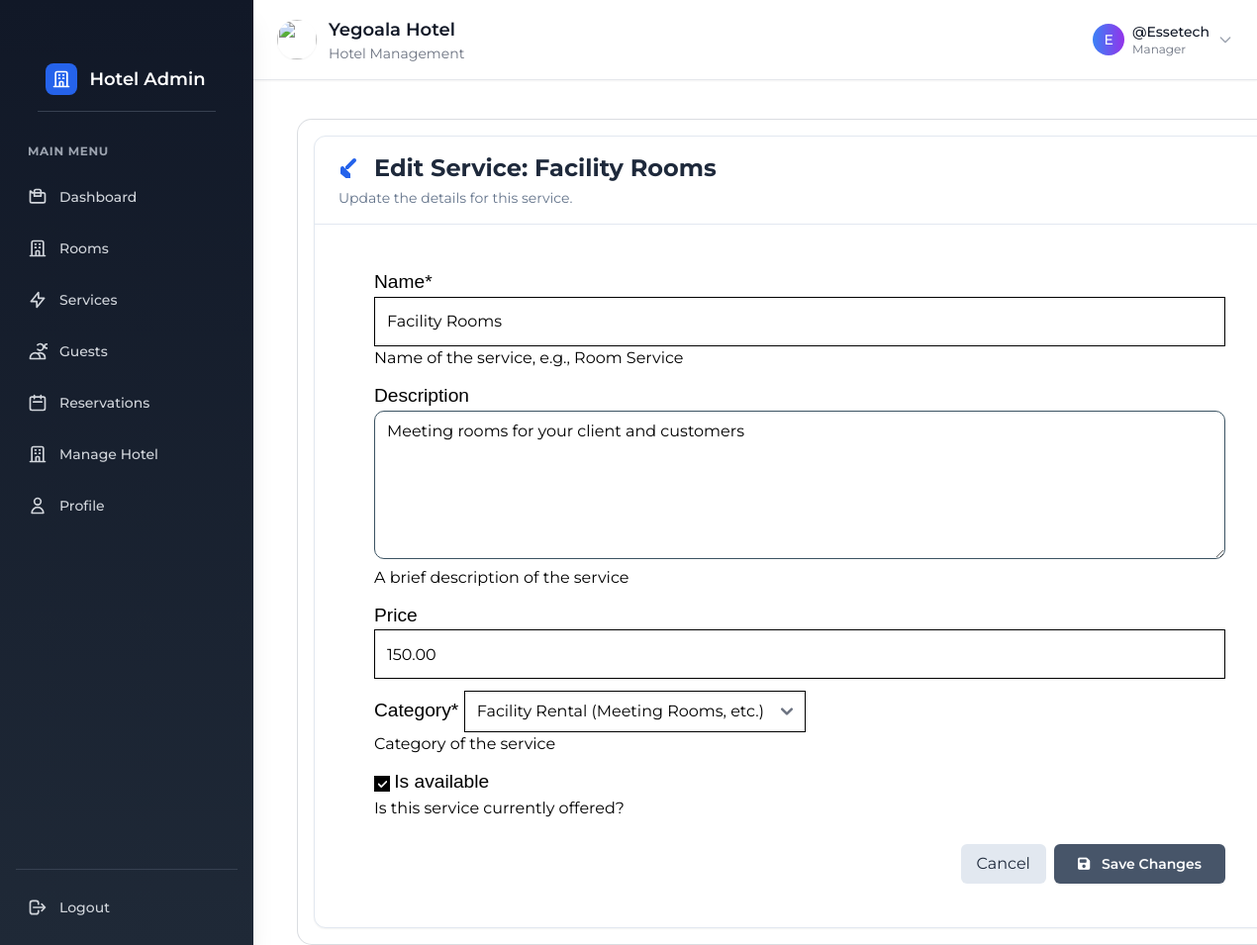
Page /edit_service/3/ (signed in) on the committed database.
### core/models.py (models this page shows, shortened)
class CustomUser(AbstractUser):
    USER_TYPE_CHOICES = (
        ('admin', 'Admin'),
        ('manager', 'Hotel Manager'),
        ('Guest', 'Guest'),
        ('staff', 'Staff'),
    )
    user_type = models.CharField(max_length=20, choices=USER_TYPE_CHOICES, default='Guest')
    is_verified = models.BooleanField(default=False)
    created_at = models.DateTimeField(auto_now_add=True)
    class Meta:
        verbose_name = 'User'
        verbose_name_plural = 'Users'
        ordering = ('username',)
        indexes = [
            models.Index(fields=['-created_at']),
        ]

class Manager(models.Model):
    user=models.OneToOneField(CustomUser,on_delete=models.CASCADE,related_name='manager')
    phone = models.CharField(max_length=13, unique=True)
    hotel_post=models.ForeignKey(Hotel,on_delete=models.SET_NULL, null=True,blank=True)
    created_at = models.DateTimeField(auto_now_add=True, null=True)
    updated_at = models.DateTimeField(auto_now=True, null=True)

class Hotel(models.Model):
    name = models.CharField(max_length=200)
    phone_number = models.CharField(max_length=20, unique=True, null=True)
    email = models.EmailField(blank=True, null=True)
    location = models.CharField(max_length=100, null=True)
    description = models.TextField(blank=True, null=True)
    amenities = models.ManyToManyField('Amenity', blank=True, related_name='hotels')
    services = models.ManyToManyField('Service', related_name='hotels_services', blank=True) # New Service ManyToMany
    region=models.CharField(choices=RegionChoices, max_length=2, null=True)
    logo = CloudinaryField(folder='logos/', null=True, blank=True)
    hotel_image = CloudinaryField(folder='hotel_images/', null=True, blank=True,verbose_name=_("Hotel Image"))
    created_at = models.DateTimeField(auto_now_add=True,null=True)
    class Meta:
        verbose_name = _("Hotel")
        verbose_name_plural = _("Hotels")
        ordering = ('name',)
        indexes = [
            models.Index(fields=['name']),
            models.Index(fields=['region']),
            models.Index(fields=['-created_at']),
            ]

class Service(models.Model):
    hotel = models.ManyToManyField('Hotel', related_name='services_hotels', help_text=_("Hotels that offer this service")) # Assuming Hotel model is in 'core' app
    name = models.CharField(max_length=100, help_text=_("Name of the service, e.g., Room Service"),null=True)
    description = models.TextField(blank=True, help_text=_("A brief description of the service"),null=True)
    category = models.CharField(max_length=2,choices=ServiceCategory.choices,default=ServiceCategory.OTHER,help_text=_("Category of the service"))
    is_available = models.BooleanField(default=True, help_text=_("Is this service currently offered?"))
    price = models.DecimalField(max_digits=10,decimal_places=2,validators=[MinValueValidator(0)],blank=True,null=True,verbose_name=_("Price"))
    created_at = models.DateTimeField(auto_now_add=True)
    updated_at = models.DateTimeField(auto_now=True)
    class Meta:
        verbose_name = _("Service")
        verbose_name_plural = _("Services")
        ordering = ['category', 'name'] # Order services by category and then name

### account/views.py (the view)
# urls.py: path('edit_service/<int:pk>/', views.edit_service, name='edit-service'),
@login_required
def edit_service(request, pk):
    hotel = get_manager_hotel(request.user)
    if not hotel:
        messages.error(request, "You are not registered as a hotel manager or your hotel is not found.")
        return redirect('home')
    service = get_object_or_404(Service, pk=pk)
    if request.method == 'POST':
        form = ServiceForm(request.POST, instance=service)
        if form.is_valid():
            form.save()
            messages.success(request, f"Service '{service.name}' updated successfully for {hotel.name}!")
            return redirect('services') # Redirect to the service list
    else: # GET request
        form = ServiceForm(instance=service)
    context = {
        'hotel': hotel,
        'form': form,
        'service': service,
        'title': f"Edit Service: {service.name}"
    }
    return render(request, 'dashboard/edit-service.html', context)

### account/forms.py
class ServiceForm(forms.ModelForm):
    class Meta:
        model = Service
        fields = ['name', 'description', 'price', 'category', 'is_available']
        widgets = {
            'description': forms.Textarea(attrs={'class': 'form-control'}),
        }

### account/context_processors.py (called while the page is built)
def hotel_info(request):
    context = {}
    if request.user.is_authenticated:
        try:
            manager = getattr(request.user, 'manager', None)
            if manager:
                context['hotel'] = manager.hotel_post
        except Manager.DoesNotExist:
            pass
    return context

### account/views.py (called while the page is built)
def get_manager_hotel(user):
    try:
        return user.manager.hotel_post
    except Manager.DoesNotExist:
        return None
    except AttributeError:
        return None

### account/templates/dashboard/edit-service.html (shortened to what this page needs)
{% extends "partials/layout.html" %}
{% load static %}
{% load tailwind_filters %}
{% load crispy_forms_tags %}
{% block main-content %}
    {% include "dashboard/partials/nav.html" %}
    <section class="mr-[0.3rem] ml-[0.3rem] md:ml-[300px] transition-all duration-300 bg-white border border-slate-600 border-opacity-20 rounded-[15px] p-4 mt-[120px]">
        <div class="bg-white border border-slate-200 rounded-xl shadow-sm overflow-hidden">
            <div class="px-6 py-4 border-b border-slate-200">
                <h2 class="text-2xl font-bold text-slate-800 flex items-center gap-3">
                     <svg xmlns="http://www.w3.org/2000/svg" class="h-6 w-6 text-blue-600" viewBox="0 0 24 24" fill="currentColor">
                        <path d="M17.414 2.586a2 2 0 00-2.828 0L7 10.172V13h2.828l7.586-7.586a2 2 0 000-2.828zM2 12a2 2 0 012-2h.586L12 17.414V22h-4.586L2 17.414V12z"/>
                    </svg>
                    Edit Service: {{ service.name }}
                </h2>
                <p class="text-sm text-slate-500 mt-1">Update the details for this service.</p>
            </div>
            <div class="p-6">
                 <form method="post" class="bg-white">
                    {{ form|crispy }}
                    <div class="flex justify-end gap-2 mt-6">
                        <a href="{% url 'services' %}" class="px-4 py-2 bg-slate-200 text-slate-800 rounded-md hover:bg-slate-300 transition">
                            Cancel
                        </a>
                        <button type="submit" class="px-6 py-2 text-sm font-semibold text-white bg-slate-600 rounded-md shadow-sm hover:bg-slate-700 focus:outline-none focus:ring-2 focus:ring-offset-2 focus:ring-blue-500 transition duration-150 ease-in-out">
                            <i class="fa-solid fa-save mr-2"></i> Save Changes
                        </button>
                    </div>
                </form>
            </div>
        </div>
    </section>
{% endblock %}

### account/templates/dashboard/partials/nav.html (shortened to what this page needs)
{% load static %}
<nav class="flex w-full">
    <section id="dashboard_SideBar" class="dashboard_SideBar fixed flex flex-col h-full bg-gradient-to-b from-gray-900 to-gray-800 left-0 p-4 top-0 mt-0 transition-all duration-300 z-50 w-64 shadow-xl">
        <div class="nav-items space-y-6 h-full flex flex-col">
            <div class="flex-1 overflow-y-auto">
                <section class="flex justify-between items-center mb-8 py-4 px-2 cursor-pointer border-b border-gray-700">
                    <a href="{% url 'home' %}" class="no-underline flex gap-3 items-center text-white hover:text-blue-300 transition-colors duration-200">
                        <div class="w-8 h-8 bg-blue-600 rounded-lg flex items-center justify-center">
                            <svg class="w-5 h-5 text-white" fill="none" stroke="currentColor" viewBox="0 0 24 24">
                                <path stroke-linecap="round" stroke-linejoin="round" stroke-width="2" d="M19 21V5a2 2 0 00-2-2H7a2 2 0 00-2 2v16m14 0h2m-2 0h-5m-9 0H3m2 0h5M9 7h1m-1 4h1m4-4h1m-1 4h1m-5 10v-5a1 1 0 011-1h2a1 1 0 011 1v5m-4 0h4"></path>
                            </svg>
                        </div>
                        <span class="font-semibold text-lg">Hotel Admin</span>
                    </a>
                </section>
                <h5 class="text-gray-400 uppercase text-xs font-bold px-3 mb-4 tracking-wider">MAIN MENU</h5>
                <div class="space-y-2">
                    <a href="{% url 'dashboard' %}" class="nav-link group flex items-center px-3 py-3 text-gray-300 text-sm font-medium rounded-lg hover:bg-gray-700 hover:text-white transition-all duration-200" data-url="dashboard">
                        <span>Dashboard</span>
                    </a>
                    <a href="{% url 'add-room' %}" class="nav-link group flex items-center px-3 py-3 text-gray-300 text-sm font-medium rounded-lg hover:bg-gray-700 hover:text-white transition-all duration-200">
                        <span>Rooms</span>
                    </a>
                    <a href="{% url 'services' %}" class="nav-link group flex items-center px-3 py-3 text-gray-300 text-sm font-medium rounded-lg hover:bg-gray-700 hover:text-white transition-all duration-200">
                        <svg class="w-5 h-5 mr-3 group-hover:text-purple-400 transition-colors duration-200" fill="none" stroke="currentColor" viewBox="0 0 24 24">
                            <path stroke-linecap="round" stroke-linejoin="round" stroke-width="2" d="M13 10V3L4 14h7v7l9-11h-7z"></path>
                        </svg>
                        <span>Services</span>
                    </a>
                    <a href="{% url 'guest' %}" class="nav-link group flex items-center px-3 py-3 text-gray-300 text-sm font-medium rounded-lg hover:bg-gray-700 hover:text-white transition-all duration-200" onclick="markAsSeen('guest')">
                        <div class="flex items-center flex-1">
                            <span>Guests</span>
                        </div>
                    </a>
                    <a href="{% url 'reservation' %}" class="nav-link group flex items-center px-3 py-3 text-gray-300 text-sm font-medium rounded-lg hover:bg-gray-700 hover:text-white transition-all duration-200" onclick="markAsSeen('reservation')">
                        <div class="flex items-center flex-1">
                            <svg class="w-5 h-5 mr-3 group-hover:text-pink-400 transition-colors duration-200" fill="none" stroke="currentColor" viewBox="0 0 24 24">
                                <path stroke-linecap="round" stroke-linejoin="round" stroke-width="2" d="M8 7V3m8 4V3m-9 8h10M5 21h14a2 2 0 002-2V7a2 2 0 00-2-2H5a2 2 0 00-2 2v12a2 2 0 002 2z"></path>
                            </svg>
                            <span>Reservations</span>
                        </div>
                    </a>
                    <a href="{% url 'manage-hotel-account' %}" class="nav-link group flex items-center px-3 py-3 text-gray-300 text-sm font-medium rounded-lg hover:bg-gray-700 hover:text-white transition-all duration-200">
                        <span>Manage Hotel</span>
                    </a>
                    <a href="{% url 'manage-account' %}" class="nav-link group flex items-center px-3 py-3 text-gray-300 text-sm font-medium rounded-lg hover:bg-gray-700 hover:text-white transition-all duration-200">
                        <svg class="w-5 h-5 mr-3 group-hover:text-yellow-400 transition-colors duration-200" fill="none" stroke="currentColor" viewBox="0 0 24 24">
                            <path stroke-linecap="round" stroke-linejoin="round" stroke-width="2" d="M16 7a4 4 0 11-8 0 4 4 0 018 0zM12 14a7 7 0 00-7 7h14a7 7 0 00-7-7z"></path>
                        </svg>
                        <span>Profile</span>
                    </a>
                </div>
            </div>
            <div class="pt-4 border-t border-gray-700">
                <a href="{% url 'logout' %}" class="nav-link group flex items-center px-3 py-3 text-gray-300 text-sm font-medium rounded-lg hover:bg-red-600 hover:text-white transition-all duration-200" data-url="logout">
                    <svg class="w-5 h-5 mr-3 group-hover:text-white transition-colors duration-200" fill="none" stroke="currentColor" viewBox="0 0 24 24">
                        <path stroke-linecap="round" stroke-linejoin="round" stroke-width="2" d="M17 16l4-4m0 0l-4-4m4 4H7m6 4v1a3 3 0 01-3 3H6a3 3 0 01-3-3V7a3 3 0 013-3h4a3 3 0 013 3v1"></path>
                    </svg>
                    <span>Logout</span>
                </a>
            </div>
        </div>
    </section>
    <section class="w-full fixed z-40 mt-0 top-0 right-0 left-0">
        <div class="md:ml-64 transition-all duration-300 h-auto">
            <div class="w-full flex justify-between items-center py-4 px-6 bg-white shadow-sm border-b border-gray-200">
                <div class="flex gap-3 items-center">
                    {% if request.user.manager.hotel_post.logo %}
                        <img src="{{request.user.manager.hotel_post.logo.url}}" alt="" class="w-10 h-10 rounded-full object-cover shadow-sm">
                    {% endif %}
                    <div>
                        <h4 class="text-gray-900 font-semibold text-lg">{{ request.user.manager.hotel_post.name }}</h4>
                        <p class="text-gray-500 text-sm">Hotel Management</p>
                    </div>
                </div>
                <div class="flex gap-3 items-center">
                    <div class="user_wrapper hidden md:block">
                        <button type="button" class="flex items-center gap-2 text-gray-700 hover:text-gray-900 transition-colors duration-200" id="dropdownAvatarNameButton" data-dropdown-toggle="dropdownAvatarName">
                            <div class="w-8 h-8 bg-gradient-to-r from-blue-500 to-purple-600 rounded-full flex items-center justify-center">
                                <span class="text-white text-sm font-medium">{{ request.user.username|first|upper }}</span>
                            </div>
                            <div class="text-left">
                                <p class="text-sm font-medium text-gray-900">@{{ request.user.username }}</p>
                                <p class="text-xs text-gray-500">Manager</p>
                            </div>
                            <svg class="w-4 h-4 text-gray-400" fill="none" stroke="currentColor" viewBox="0 0 24 24">
                                <path stroke-linecap="round" stroke-linejoin="round" stroke-width="2" d="M19 9l-7 7-7-7"></path>
                            </svg>
                        </button>
                    </div>
                </div>
            </div>
        </div>
    </section>
</nav>

### core/static/css/style.css (style rules this page uses)
* { margin: 0; padding: 0; box-sizing: border-box; }
html { scroll-behavior: smooth; }
body { overflow-x: hidden; font-family: 'Montserrat','Montserrat Alternates', 'Roboto', 'Quicksand','Outfit', sans-serif; }
section { width: 80%; margin: auto; margin-top: 2rem; }
form { background-color: #ebebeb; padding: 20px; border-radius: 10px; margin-top: 5rem; max-width: 900px; margin: 0 auto; }
label { font-size: 1.2rem; font-family: 'motserrat alternates', sans-serif;; }
input { background: #fcfbfb; border: 1px solid #eee8e8; outline: none; padding: 0 20px; font-family: 'Montserrat Alternates', sans-serif; color: #222; font-weight: 400; letter-spacing: 0.7px; width: 100%; border-radius: 10px; height: 50px; margin-top: 5px; font-size: 16px; }
textarea { background: #fcfbfb; border: none; outline: none; padding: 10px 20px; font-family: 'motserrat alternates', sans-serif;; color: #222; font-weight: 400; letter-spacing: 0.7px; width: 100%; border-radius: 10px; height: 150px; margin-top: 5px; font-size: 16px; resize: none; }
.user_wrapper { display: flex; gap: 2rem; align-items: center; }
.form-control { border: 1px solid #3b5362; border-radius: 10px; }

### rows in the picture
CustomUser: user.manager.hotel_post.name "Yegoala Hotel", user.username|first "E", user.username "Essetech"
Service: name "Facility Rooms", description "Meeting rooms for your client and customers", price "150.00", category "Facility Rental (Meeting Rooms, etc.)", is_available "☑"
